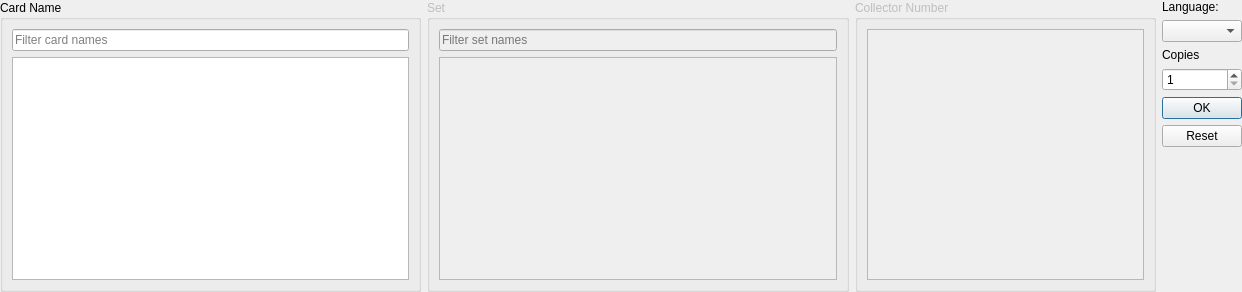
<?xml version="1.0" encoding="UTF-8"?>
<ui version="4.0">
 <class>AddCardWidget</class>
 <widget class="QWidget" name="AddCardWidget">
  <property name="geometry">
   <rect>
    <x>0</x>
    <y>0</y>
    <width>1242</width>
    <height>292</height>
   </rect>
  </property>
  <layout class="QGridLayout" name="gridLayout">
   <property name="leftMargin">
    <number>0</number>
   </property>
   <property name="topMargin">
    <number>0</number>
   </property>
   <property name="rightMargin">
    <number>0</number>
   </property>
   <property name="bottomMargin">
    <number>0</number>
   </property>
   <item row="7" column="5">
    <widget class="QLabel" name="language_label">
     <property name="sizePolicy">
      <sizepolicy hsizetype="Preferred" vsizetype="Fixed">
       <horstretch>0</horstretch>
       <verstretch>0</verstretch>
      </sizepolicy>
     </property>
     <property name="text">
      <string>Language:</string>
     </property>
     <property name="buddy">
      <cstring>language_combo_box</cstring>
     </property>
    </widget>
   </item>
   <item row="7" column="1" rowspan="9">
    <widget class="QGroupBox" name="card_name_box">
     <property name="sizePolicy">
      <sizepolicy hsizetype="Expanding" vsizetype="Preferred">
       <horstretch>7</horstretch>
       <verstretch>0</verstretch>
      </sizepolicy>
     </property>
     <property name="title">
      <string>Card Name</string>
     </property>
     <layout class="QVBoxLayout" name="verticalLayout">
      <item>
       <widget class="QLineEdit" name="card_name_filter">
        <property name="toolTip">
         <string>Filter the list below. Use  % (Percent signs) as wildcards matching any number of characters.</string>
        </property>
        <property name="placeholderText">
         <string>Filter card names</string>
        </property>
        <property name="clearButtonEnabled">
         <bool>true</bool>
        </property>
       </widget>
      </item>
      <item>
       <widget class="QListView" name="card_name_list">
        <property name="toolTip">
         <string>The filtered list of card names in the currently selected language. Click on an entry to select it and choose a printing.</string>
        </property>
        <property name="editTriggers">
         <set>QAbstractItemView::NoEditTriggers</set>
        </property>
        <property name="alternatingRowColors">
         <bool>true</bool>
        </property>
       </widget>
      </item>
     </layout>
    </widget>
   </item>
   <item row="7" column="2" rowspan="9">
    <widget class="QGroupBox" name="set_name_box">
     <property name="enabled">
      <bool>false</bool>
     </property>
     <property name="sizePolicy">
      <sizepolicy hsizetype="Expanding" vsizetype="Preferred">
       <horstretch>7</horstretch>
       <verstretch>0</verstretch>
      </sizepolicy>
     </property>
     <property name="toolTip">
      <string>The sets in which the currently selected card was printed.</string>
     </property>
     <property name="title">
      <string>Set</string>
     </property>
     <layout class="QVBoxLayout" name="verticalLayout_2">
      <item>
       <widget class="QLineEdit" name="set_name_filter">
        <property name="placeholderText">
         <string>Filter set names</string>
        </property>
        <property name="clearButtonEnabled">
         <bool>true</bool>
        </property>
       </widget>
      </item>
      <item>
       <widget class="QListView" name="set_name_list">
        <property name="editTriggers">
         <set>QAbstractItemView::NoEditTriggers</set>
        </property>
        <property name="alternatingRowColors">
         <bool>true</bool>
        </property>
       </widget>
      </item>
     </layout>
    </widget>
   </item>
   <item row="7" column="3" rowspan="9">
    <widget class="QGroupBox" name="collector_number_box">
     <property name="enabled">
      <bool>false</bool>
     </property>
     <property name="sizePolicy">
      <sizepolicy hsizetype="Expanding" vsizetype="Preferred">
       <horstretch>5</horstretch>
       <verstretch>0</verstretch>
      </sizepolicy>
     </property>
     <property name="title">
      <string>Collector Number</string>
     </property>
     <layout class="QVBoxLayout" name="verticalLayout_3">
      <item>
       <widget class="QListView" name="collector_number_list">
        <property name="editTriggers">
         <set>QAbstractItemView::NoEditTriggers</set>
        </property>
        <property name="alternatingRowColors">
         <bool>true</bool>
        </property>
       </widget>
      </item>
     </layout>
    </widget>
   </item>
   <item row="8" column="5">
    <widget class="QComboBox" name="language_combo_box"/>
   </item>
   <item row="9" column="5">
    <widget class="QLabel" name="copies_label">
     <property name="sizePolicy">
      <sizepolicy hsizetype="Preferred" vsizetype="Fixed">
       <horstretch>0</horstretch>
       <verstretch>0</verstretch>
      </sizepolicy>
     </property>
     <property name="text">
      <string>Copies</string>
     </property>
     <property name="buddy">
      <cstring>copies_input</cstring>
     </property>
    </widget>
   </item>
   <item row="10" column="5">
    <widget class="QSpinBox" name="copies_input">
     <property name="minimum">
      <number>1</number>
     </property>
    </widget>
   </item>
   <item row="11" column="5" rowspan="5">
    <widget class="QDialogButtonBox" name="button_box">
     <property name="sizePolicy">
      <sizepolicy hsizetype="Fixed" vsizetype="Expanding">
       <horstretch>0</horstretch>
       <verstretch>0</verstretch>
      </sizepolicy>
     </property>
     <property name="orientation">
      <enum>Qt::Vertical</enum>
     </property>
     <property name="standardButtons">
      <set>QDialogButtonBox::Ok|QDialogButtonBox::Reset</set>
     </property>
    </widget>
   </item>
  </layout>
 </widget>
 <tabstops>
  <tabstop>card_name_filter</tabstop>
  <tabstop>card_name_list</tabstop>
  <tabstop>set_name_filter</tabstop>
  <tabstop>set_name_list</tabstop>
  <tabstop>collector_number_list</tabstop>
  <tabstop>language_combo_box</tabstop>
  <tabstop>copies_input</tabstop>
 </tabstops>
 <resources/>
 <connections/>
</ui>
